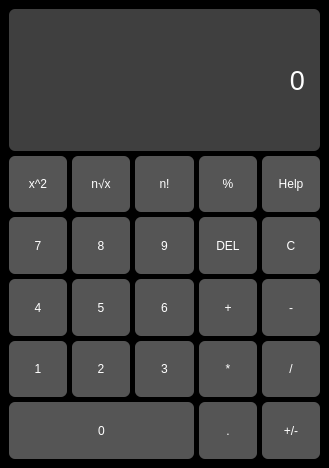
<?xml version="1.0" encoding="UTF-8"?>
<ui version="4.0">
 <class>MainWindow</class>
 <widget class="QMainWindow" name="MainWindow">
  <property name="geometry">
   <rect>
    <x>0</x>
    <y>0</y>
    <width>329</width>
    <height>468</height>
   </rect>
  </property>
  <property name="windowTitle">
   <string>MainWindow</string>
  </property>
  <property name="autoFillBackground">
   <bool>false</bool>
  </property>
  <property name="styleSheet">
   <string notr="true">QMainWindow {
    background-color: #000000;
}</string>
  </property>
  <widget class="QWidget" name="centralwidget">
   <layout class="QGridLayout" name="gridLayout">
    <item row="0" column="0">
     <layout class="QGridLayout" name="gridLayout_2" rowstretch="5,2,2,2,2,2" columnstretch="1,1,1,1,1">
      <property name="sizeConstraint">
       <enum>QLayout::SizeConstraint::SetMinimumSize</enum>
      </property>
      <property name="spacing">
       <number>5</number>
      </property>
      <item row="3" column="1">
       <widget class="QPushButton" name="pushButton_5">
        <property name="sizePolicy">
         <sizepolicy hsizetype="Expanding" vsizetype="Expanding">
          <horstretch>0</horstretch>
          <verstretch>0</verstretch>
         </sizepolicy>
        </property>
        <property name="mouseTracking">
         <bool>true</bool>
        </property>
        <property name="autoFillBackground">
         <bool>false</bool>
        </property>
        <property name="styleSheet">
         <string notr="true">QPushButton {
    background-color: #555555;   /* základní šedá */
    color: white;                /* bílý text */
    border: none;
    border-radius: 6px;          /* jemné zaoblení */
    padding: 6px 12px;
}

QPushButton:hover {
    background-color: #666666;   /* lehce světlejší při najetí */
}

QPushButton:pressed {
    background-color: #888888;   /* zesvětlení při kliknutí */
}</string>
        </property>
        <property name="text">
         <string>5</string>
        </property>
       </widget>
      </item>
      <item row="1" column="3">
       <widget class="QPushButton" name="pushButton_modulo">
        <property name="sizePolicy">
         <sizepolicy hsizetype="Expanding" vsizetype="Expanding">
          <horstretch>0</horstretch>
          <verstretch>0</verstretch>
         </sizepolicy>
        </property>
        <property name="mouseTracking">
         <bool>true</bool>
        </property>
        <property name="autoFillBackground">
         <bool>false</bool>
        </property>
        <property name="styleSheet">
         <string notr="true">QPushButton {
    background-color: #555555;   /* základní šedá */
    color: white;                /* bílý text */
    border: none;
    border-radius: 6px;          /* jemné zaoblení */
    padding: 6px 12px;
}

QPushButton:hover {
    background-color: #666666;   /* lehce světlejší při najetí */
}

QPushButton:pressed {
    background-color: #888888;   /* zesvětlení při kliknutí */
}</string>
        </property>
        <property name="text">
         <string>%</string>
        </property>
       </widget>
      </item>
      <item row="4" column="4">
       <widget class="QPushButton" name="pushButton_divide">
        <property name="sizePolicy">
         <sizepolicy hsizetype="Expanding" vsizetype="Expanding">
          <horstretch>0</horstretch>
          <verstretch>0</verstretch>
         </sizepolicy>
        </property>
        <property name="mouseTracking">
         <bool>true</bool>
        </property>
        <property name="autoFillBackground">
         <bool>false</bool>
        </property>
        <property name="styleSheet">
         <string notr="true">QPushButton {
    background-color: #555555;   /* základní šedá */
    color: white;                /* bílý text */
    border: none;
    border-radius: 6px;          /* jemné zaoblení */
    padding: 6px 12px;
}

QPushButton:hover {
    background-color: #666666;   /* lehce světlejší při najetí */
}

QPushButton:pressed {
    background-color: #888888;   /* zesvětlení při kliknutí */
}</string>
        </property>
        <property name="text">
         <string>/</string>
        </property>
       </widget>
      </item>
      <item row="2" column="4">
       <widget class="QPushButton" name="pushButton_calculate">
        <property name="sizePolicy">
         <sizepolicy hsizetype="Expanding" vsizetype="Expanding">
          <horstretch>0</horstretch>
          <verstretch>0</verstretch>
         </sizepolicy>
        </property>
        <property name="mouseTracking">
         <bool>true</bool>
        </property>
        <property name="autoFillBackground">
         <bool>false</bool>
        </property>
        <property name="styleSheet">
         <string notr="true">QPushButton {
    background-color: #555555;   /* základní šedá */
    color: white;                /* bílý text */
    border: none;
    border-radius: 6px;          /* jemné zaoblení */
    padding: 6px 12px;
}

QPushButton:hover {
    background-color: #666666;   /* lehce světlejší při najetí */
}

QPushButton:pressed {
    background-color: #888888;   /* zesvětlení při kliknutí */
}</string>
        </property>
        <property name="text">
         <string>C</string>
        </property>
       </widget>
      </item>
      <item row="4" column="1">
       <widget class="QPushButton" name="pushButton_2">
        <property name="sizePolicy">
         <sizepolicy hsizetype="Expanding" vsizetype="Expanding">
          <horstretch>0</horstretch>
          <verstretch>0</verstretch>
         </sizepolicy>
        </property>
        <property name="mouseTracking">
         <bool>true</bool>
        </property>
        <property name="autoFillBackground">
         <bool>false</bool>
        </property>
        <property name="styleSheet">
         <string notr="true">QPushButton {
    background-color: #555555;   /* základní šedá */
    color: white;                /* bílý text */
    border: none;
    border-radius: 6px;          /* jemné zaoblení */
    padding: 6px 12px;
}

QPushButton:hover {
    background-color: #666666;   /* lehce světlejší při najetí */
}

QPushButton:pressed {
    background-color: #888888;   /* zesvětlení při kliknutí */
}</string>
        </property>
        <property name="text">
         <string>2</string>
        </property>
       </widget>
      </item>
      <item row="3" column="2">
       <widget class="QPushButton" name="pushButton_6">
        <property name="sizePolicy">
         <sizepolicy hsizetype="Expanding" vsizetype="Expanding">
          <horstretch>0</horstretch>
          <verstretch>0</verstretch>
         </sizepolicy>
        </property>
        <property name="mouseTracking">
         <bool>true</bool>
        </property>
        <property name="autoFillBackground">
         <bool>false</bool>
        </property>
        <property name="styleSheet">
         <string notr="true">QPushButton {
    background-color: #555555;   /* základní šedá */
    color: white;                /* bílý text */
    border: none;
    border-radius: 6px;          /* jemné zaoblení */
    padding: 6px 12px;
}

QPushButton:hover {
    background-color: #666666;   /* lehce světlejší při najetí */
}

QPushButton:pressed {
    background-color: #888888;   /* zesvětlení při kliknutí */
}</string>
        </property>
        <property name="text">
         <string>6</string>
        </property>
       </widget>
      </item>
      <item row="1" column="1">
       <widget class="QPushButton" name="pushButton_root">
        <property name="sizePolicy">
         <sizepolicy hsizetype="Expanding" vsizetype="Expanding">
          <horstretch>0</horstretch>
          <verstretch>0</verstretch>
         </sizepolicy>
        </property>
        <property name="mouseTracking">
         <bool>true</bool>
        </property>
        <property name="autoFillBackground">
         <bool>false</bool>
        </property>
        <property name="styleSheet">
         <string notr="true">QPushButton {
    background-color: #555555;   /* základní šedá */
    color: white;                /* bílý text */
    border: none;
    border-radius: 6px;          /* jemné zaoblení */
    padding: 6px 12px;
}

QPushButton:hover {
    background-color: #666666;   /* lehce světlejší při najetí */
}

QPushButton:pressed {
    background-color: #888888;   /* zesvětlení při kliknutí */
}</string>
        </property>
        <property name="text">
         <string>n√x</string>
        </property>
       </widget>
      </item>
      <item row="4" column="3">
       <widget class="QPushButton" name="pushButton_multiply">
        <property name="sizePolicy">
         <sizepolicy hsizetype="Expanding" vsizetype="Expanding">
          <horstretch>0</horstretch>
          <verstretch>0</verstretch>
         </sizepolicy>
        </property>
        <property name="mouseTracking">
         <bool>true</bool>
        </property>
        <property name="autoFillBackground">
         <bool>false</bool>
        </property>
        <property name="styleSheet">
         <string notr="true">QPushButton {
    background-color: #555555;   /* základní šedá */
    color: white;                /* bílý text */
    border: none;
    border-radius: 6px;          /* jemné zaoblení */
    padding: 6px 12px;
}

QPushButton:hover {
    background-color: #666666;   /* lehce světlejší při najetí */
}

QPushButton:pressed {
    background-color: #888888;   /* zesvětlení při kliknutí */
}</string>
        </property>
        <property name="text">
         <string>*</string>
        </property>
       </widget>
      </item>
      <item row="3" column="0">
       <widget class="QPushButton" name="pushButton_4">
        <property name="sizePolicy">
         <sizepolicy hsizetype="Expanding" vsizetype="Expanding">
          <horstretch>0</horstretch>
          <verstretch>0</verstretch>
         </sizepolicy>
        </property>
        <property name="mouseTracking">
         <bool>true</bool>
        </property>
        <property name="autoFillBackground">
         <bool>false</bool>
        </property>
        <property name="styleSheet">
         <string notr="true">QPushButton {
    background-color: #555555;   /* základní šedá */
    color: white;                /* bílý text */
    border: none;
    border-radius: 6px;          /* jemné zaoblení */
    padding: 6px 12px;
}

QPushButton:hover {
    background-color: #666666;   /* lehce světlejší při najetí */
}

QPushButton:pressed {
    background-color: #888888;   /* zesvětlení při kliknutí */
}</string>
        </property>
        <property name="text">
         <string>4</string>
        </property>
       </widget>
      </item>
      <item row="1" column="2">
       <widget class="QPushButton" name="pushButton_factorial">
        <property name="sizePolicy">
         <sizepolicy hsizetype="Expanding" vsizetype="Expanding">
          <horstretch>0</horstretch>
          <verstretch>0</verstretch>
         </sizepolicy>
        </property>
        <property name="mouseTracking">
         <bool>true</bool>
        </property>
        <property name="autoFillBackground">
         <bool>false</bool>
        </property>
        <property name="styleSheet">
         <string notr="true">QPushButton {
    background-color: #555555;   /* základní šedá */
    color: white;                /* bílý text */
    border: none;
    border-radius: 6px;          /* jemné zaoblení */
    padding: 6px 12px;
}

QPushButton:hover {
    background-color: #666666;   /* lehce světlejší při najetí */
}

QPushButton:pressed {
    background-color: #888888;   /* zesvětlení při kliknutí */
}</string>
        </property>
        <property name="text">
         <string>n!</string>
        </property>
       </widget>
      </item>
      <item row="5" column="3">
       <widget class="QPushButton" name="pushButton_dot">
        <property name="sizePolicy">
         <sizepolicy hsizetype="Expanding" vsizetype="Expanding">
          <horstretch>0</horstretch>
          <verstretch>0</verstretch>
         </sizepolicy>
        </property>
        <property name="mouseTracking">
         <bool>true</bool>
        </property>
        <property name="autoFillBackground">
         <bool>false</bool>
        </property>
        <property name="styleSheet">
         <string notr="true">QPushButton {
    background-color: #555555;   /* základní šedá */
    color: white;                /* bílý text */
    border: none;
    border-radius: 6px;          /* jemné zaoblení */
    padding: 6px 12px;
}

QPushButton:hover {
    background-color: #666666;   /* lehce světlejší při najetí */
}

QPushButton:pressed {
    background-color: #888888;   /* zesvětlení při kliknutí */
}</string>
        </property>
        <property name="text">
         <string>.</string>
        </property>
       </widget>
      </item>
      <item row="3" column="3">
       <widget class="QPushButton" name="pushButton_add">
        <property name="sizePolicy">
         <sizepolicy hsizetype="Expanding" vsizetype="Expanding">
          <horstretch>0</horstretch>
          <verstretch>0</verstretch>
         </sizepolicy>
        </property>
        <property name="mouseTracking">
         <bool>true</bool>
        </property>
        <property name="autoFillBackground">
         <bool>false</bool>
        </property>
        <property name="styleSheet">
         <string notr="true">QPushButton {
    background-color: #555555;   /* základní šedá */
    color: white;                /* bílý text */
    border: none;
    border-radius: 6px;          /* jemné zaoblení */
    padding: 6px 12px;
}

QPushButton:hover {
    background-color: #666666;   /* lehce světlejší při najetí */
}

QPushButton:pressed {
    background-color: #888888;   /* zesvětlení při kliknutí */
}</string>
        </property>
        <property name="text">
         <string>+</string>
        </property>
       </widget>
      </item>
      <item row="3" column="4">
       <widget class="QPushButton" name="pushButton_subtract">
        <property name="sizePolicy">
         <sizepolicy hsizetype="Expanding" vsizetype="Expanding">
          <horstretch>0</horstretch>
          <verstretch>0</verstretch>
         </sizepolicy>
        </property>
        <property name="mouseTracking">
         <bool>true</bool>
        </property>
        <property name="autoFillBackground">
         <bool>false</bool>
        </property>
        <property name="styleSheet">
         <string notr="true">QPushButton {
    background-color: #555555;   /* základní šedá */
    color: white;                /* bílý text */
    border: none;
    border-radius: 6px;          /* jemné zaoblení */
    padding: 6px 12px;
}

QPushButton:hover {
    background-color: #666666;   /* lehce světlejší při najetí */
}

QPushButton:pressed {
    background-color: #888888;   /* zesvětlení při kliknutí */
}</string>
        </property>
        <property name="text">
         <string>-</string>
        </property>
       </widget>
      </item>
      <item row="4" column="2">
       <widget class="QPushButton" name="pushButton_3">
        <property name="sizePolicy">
         <sizepolicy hsizetype="Expanding" vsizetype="Expanding">
          <horstretch>0</horstretch>
          <verstretch>0</verstretch>
         </sizepolicy>
        </property>
        <property name="mouseTracking">
         <bool>true</bool>
        </property>
        <property name="autoFillBackground">
         <bool>false</bool>
        </property>
        <property name="styleSheet">
         <string notr="true">QPushButton {
    background-color: #555555;   /* základní šedá */
    color: white;                /* bílý text */
    border: none;
    border-radius: 6px;          /* jemné zaoblení */
    padding: 6px 12px;
}

QPushButton:hover {
    background-color: #666666;   /* lehce světlejší při najetí */
}

QPushButton:pressed {
    background-color: #888888;   /* zesvětlení při kliknutí */
}</string>
        </property>
        <property name="text">
         <string>3</string>
        </property>
       </widget>
      </item>
      <item row="2" column="2">
       <widget class="QPushButton" name="pushButton_9">
        <property name="sizePolicy">
         <sizepolicy hsizetype="Expanding" vsizetype="Expanding">
          <horstretch>0</horstretch>
          <verstretch>0</verstretch>
         </sizepolicy>
        </property>
        <property name="mouseTracking">
         <bool>true</bool>
        </property>
        <property name="autoFillBackground">
         <bool>false</bool>
        </property>
        <property name="styleSheet">
         <string notr="true">QPushButton {
    background-color: #555555;   /* základní šedá */
    color: white;                /* bílý text */
    border: none;
    border-radius: 6px;          /* jemné zaoblení */
    padding: 6px 12px;
}

QPushButton:hover {
    background-color: #666666;   /* lehce světlejší při najetí */
}

QPushButton:pressed {
    background-color: #888888;   /* zesvětlení při kliknutí */
}</string>
        </property>
        <property name="text">
         <string>9</string>
        </property>
       </widget>
      </item>
      <item row="2" column="1">
       <widget class="QPushButton" name="pushButton_8">
        <property name="sizePolicy">
         <sizepolicy hsizetype="Expanding" vsizetype="Expanding">
          <horstretch>0</horstretch>
          <verstretch>0</verstretch>
         </sizepolicy>
        </property>
        <property name="mouseTracking">
         <bool>true</bool>
        </property>
        <property name="autoFillBackground">
         <bool>false</bool>
        </property>
        <property name="styleSheet">
         <string notr="true">QPushButton {
    background-color: #555555;   /* základní šedá */
    color: white;                /* bílý text */
    border: none;
    border-radius: 6px;          /* jemné zaoblení */
    padding: 6px 12px;
}

QPushButton:hover {
    background-color: #666666;   /* lehce světlejší při najetí */
}

QPushButton:pressed {
    background-color: #888888;   /* zesvětlení při kliknutí */
}</string>
        </property>
        <property name="text">
         <string>8</string>
        </property>
       </widget>
      </item>
      <item row="1" column="0">
       <widget class="QPushButton" name="pushButton_power">
        <property name="sizePolicy">
         <sizepolicy hsizetype="Expanding" vsizetype="Expanding">
          <horstretch>0</horstretch>
          <verstretch>0</verstretch>
         </sizepolicy>
        </property>
        <property name="mouseTracking">
         <bool>true</bool>
        </property>
        <property name="autoFillBackground">
         <bool>false</bool>
        </property>
        <property name="styleSheet">
         <string notr="true">QPushButton {
    background-color: #555555;   /* základní šedá */
    color: white;                /* bílý text */
    border: none;
    border-radius: 6px;          /* jemné zaoblení */
    padding: 6px 12px;
}

QPushButton:hover {
    background-color: #666666;   /* lehce světlejší při najetí */
}

QPushButton:pressed {
    background-color: #888888;   /* zesvětlení při kliknutí */
}</string>
        </property>
        <property name="text">
         <string>x^2</string>
        </property>
       </widget>
      </item>
      <item row="5" column="0" colspan="3">
       <widget class="QPushButton" name="pushButton_0">
        <property name="sizePolicy">
         <sizepolicy hsizetype="Expanding" vsizetype="Expanding">
          <horstretch>0</horstretch>
          <verstretch>0</verstretch>
         </sizepolicy>
        </property>
        <property name="mouseTracking">
         <bool>true</bool>
        </property>
        <property name="autoFillBackground">
         <bool>false</bool>
        </property>
        <property name="styleSheet">
         <string notr="true">QPushButton {
    background-color: #555555;   /* základní šedá */
    color: white;                /* bílý text */
    border: none;
    border-radius: 6px;          /* jemné zaoblení */
    padding: 6px 12px;
}

QPushButton:hover {
    background-color: #666666;   /* lehce světlejší při najetí */
}

QPushButton:pressed {
    background-color: #888888;   /* zesvětlení při kliknutí */
}</string>
        </property>
        <property name="text">
         <string>0</string>
        </property>
       </widget>
      </item>
      <item row="4" column="0">
       <widget class="QPushButton" name="pushButton_1">
        <property name="sizePolicy">
         <sizepolicy hsizetype="Expanding" vsizetype="Expanding">
          <horstretch>0</horstretch>
          <verstretch>0</verstretch>
         </sizepolicy>
        </property>
        <property name="mouseTracking">
         <bool>true</bool>
        </property>
        <property name="autoFillBackground">
         <bool>false</bool>
        </property>
        <property name="styleSheet">
         <string notr="true">QPushButton {
    background-color: #555555;   /* základní šedá */
    color: white;                /* bílý text */
    border: none;
    border-radius: 6px;          /* jemné zaoblení */
    padding: 6px 12px;
}

QPushButton:hover {
    background-color: #666666;   /* lehce světlejší při najetí */
}

QPushButton:pressed {
    background-color: #888888;   /* zesvětlení při kliknutí */
}</string>
        </property>
        <property name="text">
         <string>1</string>
        </property>
       </widget>
      </item>
      <item row="2" column="3">
       <widget class="QPushButton" name="pushButton_delete">
        <property name="sizePolicy">
         <sizepolicy hsizetype="Expanding" vsizetype="Expanding">
          <horstretch>0</horstretch>
          <verstretch>0</verstretch>
         </sizepolicy>
        </property>
        <property name="mouseTracking">
         <bool>true</bool>
        </property>
        <property name="autoFillBackground">
         <bool>false</bool>
        </property>
        <property name="styleSheet">
         <string notr="true">QPushButton {
    background-color: #555555;   /* základní šedá */
    color: white;                /* bílý text */
    border: none;
    border-radius: 6px;          /* jemné zaoblení */
    padding: 6px 12px;
}

QPushButton:hover {
    background-color: #666666;   /* lehce světlejší při najetí */
}

QPushButton:pressed {
    background-color: #888888;   /* zesvětlení při kliknutí */
}</string>
        </property>
        <property name="text">
         <string>DEL</string>
        </property>
       </widget>
      </item>
      <item row="5" column="4">
       <widget class="QPushButton" name="pushButton_sign">
        <property name="sizePolicy">
         <sizepolicy hsizetype="Expanding" vsizetype="Expanding">
          <horstretch>0</horstretch>
          <verstretch>0</verstretch>
         </sizepolicy>
        </property>
        <property name="mouseTracking">
         <bool>true</bool>
        </property>
        <property name="autoFillBackground">
         <bool>false</bool>
        </property>
        <property name="styleSheet">
         <string notr="true">QPushButton {
    background-color: #555555;   /* základní šedá */
    color: white;                /* bílý text */
    border: none;
    border-radius: 6px;          /* jemné zaoblení */
    padding: 6px 12px;
}

QPushButton:hover {
    background-color: #666666;   /* lehce světlejší při najetí */
}

QPushButton:pressed {
    background-color: #888888;   /* zesvětlení při kliknutí */
}</string>
        </property>
        <property name="text">
         <string>+/-</string>
        </property>
       </widget>
      </item>
      <item row="1" column="4">
       <widget class="QPushButton" name="pushButton_help">
        <property name="sizePolicy">
         <sizepolicy hsizetype="Expanding" vsizetype="Expanding">
          <horstretch>0</horstretch>
          <verstretch>0</verstretch>
         </sizepolicy>
        </property>
        <property name="mouseTracking">
         <bool>true</bool>
        </property>
        <property name="autoFillBackground">
         <bool>false</bool>
        </property>
        <property name="styleSheet">
         <string notr="true">QPushButton {
    background-color: #555555;   /* základní šedá */
    color: white;                /* bílý text */
    border: none;
    border-radius: 6px;          /* jemné zaoblení */
    padding: 6px 12px;
}

QPushButton:hover {
    background-color: #666666;   /* lehce světlejší při najetí */
}

QPushButton:pressed {
    background-color: #888888;   /* zesvětlení při kliknutí */
}</string>
        </property>
        <property name="text">
         <string>Help</string>
        </property>
       </widget>
      </item>
      <item row="2" column="0">
       <widget class="QPushButton" name="pushButton_7">
        <property name="sizePolicy">
         <sizepolicy hsizetype="Expanding" vsizetype="Expanding">
          <horstretch>0</horstretch>
          <verstretch>0</verstretch>
         </sizepolicy>
        </property>
        <property name="mouseTracking">
         <bool>true</bool>
        </property>
        <property name="autoFillBackground">
         <bool>false</bool>
        </property>
        <property name="styleSheet">
         <string notr="true">QPushButton {
    background-color: #555555;   /* základní šedá */
    color: white;                /* bílý text */
    border: none;
    border-radius: 6px;          /* jemné zaoblení */
    padding: 6px 12px;
}

QPushButton:hover {
    background-color: #666666;   /* lehce světlejší při najetí */
}

QPushButton:pressed {
    background-color: #888888;   /* zesvětlení při kliknutí */
}</string>
        </property>
        <property name="text">
         <string>7</string>
        </property>
       </widget>
      </item>
      <item row="0" column="0" colspan="5">
       <widget class="QLabel" name="Display">
        <property name="sizePolicy">
         <sizepolicy hsizetype="Expanding" vsizetype="Expanding">
          <horstretch>0</horstretch>
          <verstretch>0</verstretch>
         </sizepolicy>
        </property>
        <property name="maximumSize">
         <size>
          <width>100000</width>
          <height>100000</height>
         </size>
        </property>
        <property name="font">
         <font>
          <pointsize>20</pointsize>
         </font>
        </property>
        <property name="autoFillBackground">
         <bool>false</bool>
        </property>
        <property name="styleSheet">
         <string notr="true">QLabel {
    background-color: #3f3f3f;   /* tmavší než button */
    color: white;                /* bílý text */
    border-radius: 6px;          /* jemné zaoblení */
    padding: 4px 8px;            /* trochu prostoru kolem textu */
}</string>
        </property>
        <property name="frameShadow">
         <enum>QFrame::Shadow::Plain</enum>
        </property>
        <property name="text">
         <string>0</string>
        </property>
        <property name="alignment">
         <set>Qt::AlignmentFlag::AlignRight|Qt::AlignmentFlag::AlignTrailing|Qt::AlignmentFlag::AlignVCenter</set>
        </property>
       </widget>
      </item>
     </layout>
    </item>
   </layout>
  </widget>
  <widget class="QMenuBar" name="menubar">
   <property name="geometry">
    <rect>
     <x>0</x>
     <y>0</y>
     <width>329</width>
     <height>22</height>
    </rect>
   </property>
  </widget>
 </widget>
 <resources/>
 <connections/>
</ui>
